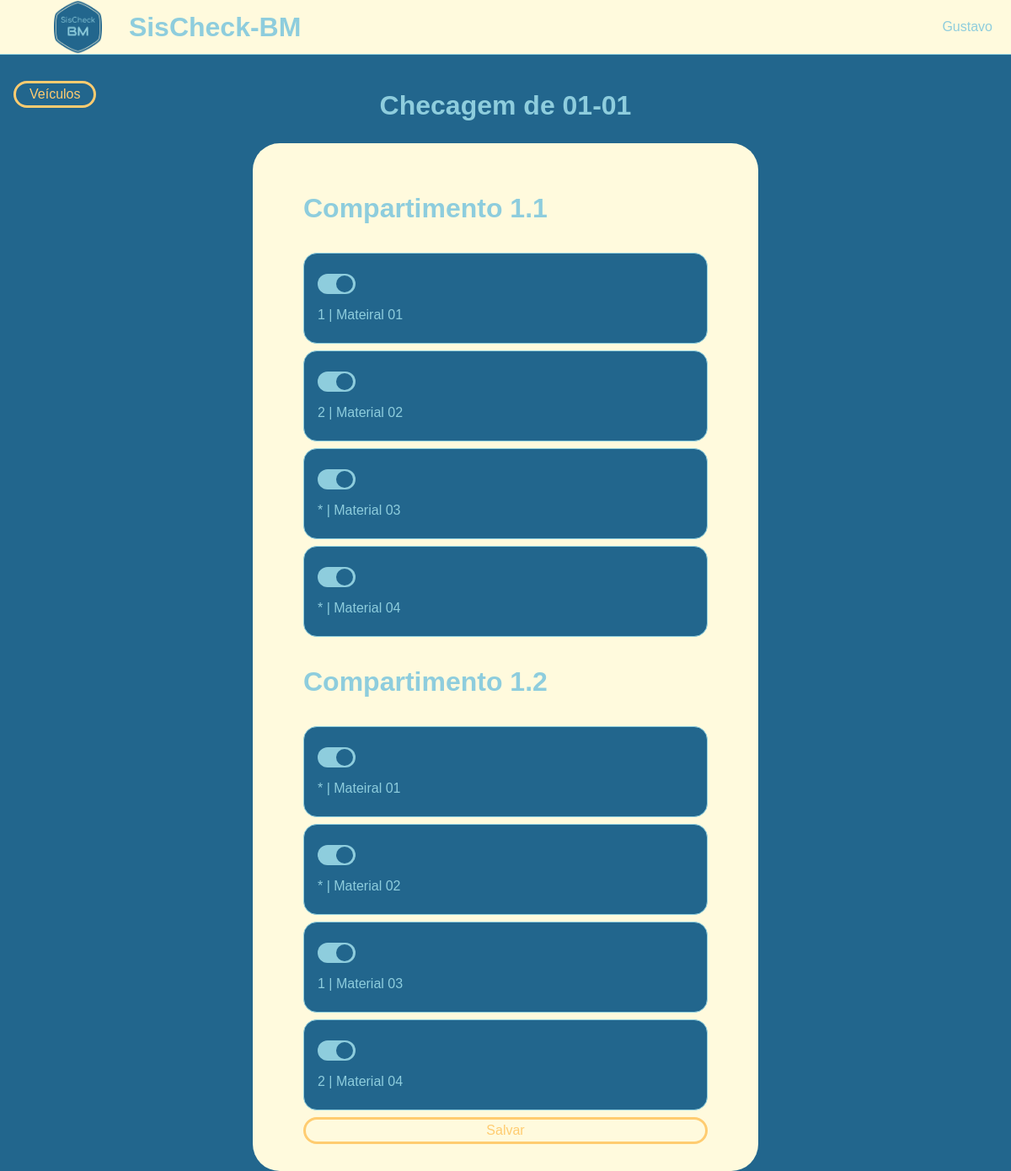
/veiculos/verificar.php?id=1 (signed in), run on the app's committed database.
### tables this page shows
CREATE TABLE `veiculo` (
  `id` int(11) NOT NULL,
  `prefixo` varchar(10) NOT NULL,
  `posfixo` varchar(10) NOT NULL,
  `placa` varchar(10) NOT NULL,
  `marca` varchar(50) NOT NULL,
  `modelo` varchar(50) NOT NULL,
  `status` varchar(10) NOT NULL DEFAULT 'ativo',
  `idSetor` int(11) NOT NULL
);

CREATE TABLE `compartimento` (
  `id` int(11) NOT NULL,
  `nome` varchar(50) NOT NULL,
  `idVeiculo` int(11) NOT NULL,
  `idCompartimento` int(11) DEFAULT NULL,
  `status` varchar(10) NOT NULL DEFAULT 'ativo'
);

CREATE TABLE `materiais_no_veiculo` (
  `id` int(11) NOT NULL,
  `quantidade` int(11) DEFAULT NULL,
  `observacao` varchar(255) DEFAULT NULL,
  `status` varchar(10) NOT NULL DEFAULT 'ativo',
  `idCompartimento` int(11) NOT NULL,
  `idMaterial` int(11) NOT NULL
);

CREATE TABLE `material` (
  `id` int(11) NOT NULL,
  `descricao` varchar(250) NOT NULL,
  `status` varchar(10) NOT NULL DEFAULT 'ativo'
);

### veiculos/verificar.php (the view, shortened to what this page needs)
<?php
$idVeiculo = $_GET["id"];
require_once("../conexao.php");
$sql = "SELECT * FROM veiculo WHERE id = $idVeiculo";
$veiculo = $conn->query($sql);
$sql = "SELECT c.* FROM compartimento as c WHERE c.idVeiculo = $idVeiculo and c.status = 'ativo'
        ORDER BY c.id";
$compartimentos = $conn->query($sql);
if ($veiculo->num_rows > 0) {
  $veiculo = $veiculo->fetch_assoc();
} else {
  header("Location: ../dashboard.php");
  exit;
}
function getMateriais($idCompartimento) {
  require("../conexao.php");
  $sql = "SELECT mnv.id as 'id_mnv', mnv.quantidade,
          ch.ok, ch.data_check, ch.observacao, ch.resolvido,
          m.descricao, c.nome as 'nome_compartimento' FROM materiais_no_veiculo as mnv
          LEFT JOIN material as m on m.id = mnv.idMaterial
          LEFT JOIN (
              SELECT idMateriais_no_veiculo, MAX(data_check) as max_data
              FROM check_mnv
              GROUP BY idMateriais_no_veiculo
          ) as max_ch ON mnv.id = max_ch.idMateriais_no_veiculo
          LEFT JOIN check_mnv as ch ON
            ch.idMateriais_no_veiculo = mnv.id AND ch.data_check = max_ch.max_data
          LEFT JOIN compartimento as c on c.id = mnv.idCompartimento
          WHERE c.id = $idCompartimento and mnv.status = 'ativo'
          ORDER BY c.id, m.descricao";
  $materiaisNoVeiculo = $conn->query($sql);
  return $materiaisNoVeiculo;
}
?>
<!DOCTYPE html>
<html>
<body>
  <?php require_once("../header.php") ?>
  <a class="button back-button" href="index.php">Veículos</a>
  <section>
    <h1 class="title">Checagem de <?= $veiculo['prefixo'] . '-' . $veiculo['posfixo']?></h1>
    <main>
      <form method="post">
        <?php foreach ($compartimentos as $comp) { ?>
          <h1><?= $comp['nome'] ?></h1>
          <?php
          $mnv = getMateriais($comp['id']);
          foreach ($mnv as $mat) { ?>
            <div class="card">
              <label class="switch">
                  <span class="slider round"></span>
              </label>
              <p><?php echo ($mat['quantidade'] != '') ? $mat['quantidade'] : '*' ?> | <?= $mat['descricao'] ?></p>
            </div>
          <?php }
        } ?>
        <input type="submit" value="Salvar" class="button">
      </form>
    </main>
  </section>
</body>
</html>

### styles.css (style rules this page uses)
:root { --color-secondary: #8ecddd; --color-light: #fffadd; --color-dark: #22668d; --color-alert: #ffcc70; }
* { font-family: Verdana, "Trebuchet MS", Arial, sans-serif; box-sizing: border-box; font-size: 16px; color: var(--color-secondary); text-decoration: none; }
h1 { font-size: 32px; }
body { background-color: var(--color-dark); margin: 0; padding: 0; min-height: 100vh; }
section { display: flex; flex-direction: column; align-items: center; justify-content: center; min-height: 80vh; padding-top: 10vh; }
main { display: flex; flex-direction: column; align-items: center; justify-content: center; gap: 1rem; background-color: var(--color-light); border-radius: 2rem; padding: 2rem; width: max(300px, 50vw); }
.button { display: flex; justify-content: center; align-items: center; color: var(--color-alert); background-color: transparent; border: var(--color-alert) 0.2rem solid; border-radius: 1rem; padding: 0 1rem; height: 2rem; }
.back-button { position: fixed; top: 12vh; left: 2vh; min-width: 5rem; }
form { display: flex; flex-direction: column; gap: 0.5rem; }
label { margin-top: 1rem; }
.card { border: var(--color-secondary) 0.1rem solid; background-color: var(--color-dark); width: max(250px, 40vw); border-radius: 1rem; padding: 0.5rem 1rem; }
.card p { display: flex; align-items: center; justify-content: space-between; }
.switch { position: relative; display: inline-block; width: 45px; height: 24px; }
.slider { position: absolute; cursor: pointer; top: 0; left: 0; right: 0; bottom: 0; background-color: var(--color-alert); -webkit-transition: 0.4s; transition: 0.4s; }
.slider:before { position: absolute; content: ""; height: 20px; width: 20px; left: 2px; bottom: 2px; background-color: var(--color-dark); -webkit-transition: 0.4s; transition: 0.4s; }
input:checked + .slider { background-color: var(--color-secondary); }
input:checked + .slider:before { -webkit-transform: translateX(20px); -ms-transform: translateX(20px); transform: translateX(20px); }
.slider.round { border-radius: 30px; }
.slider.round:before { border-radius: 50%; }

### data on the page
veiculo: prefixo "01", posfixo "01"
compartimento: nome "Compartimento 1.1"
materiais_no_veiculo: quantidade "1", idMaterial.descricao "Mateiral 01"
materiais_no_veiculo: quantidade "2", idMaterial.descricao "Material 02"
materiais_no_veiculo: idMaterial.descricao "Material 03"
materiais_no_veiculo: idMaterial.descricao "Material 04"
compartimento: nome "Compartimento 1.2"
materiais_no_veiculo: idMaterial.descricao "Mateiral 01"
materiais_no_veiculo: idMaterial.descricao "Material 02"
materiais_no_veiculo: quantidade "1", idMaterial.descricao "Material 03"
materiais_no_veiculo: quantidade "2", idMaterial.descricao "Material 04"

### other printed values
$usuario['nome'] "Gustavo"
